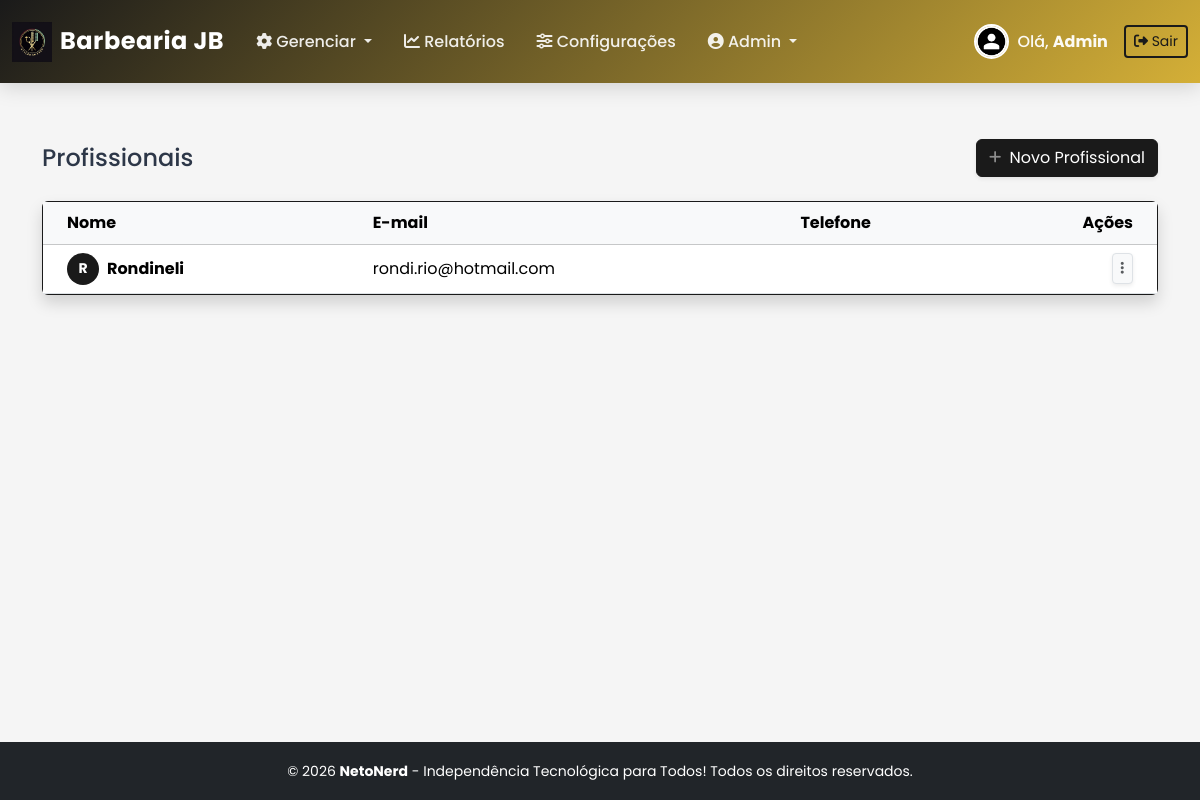
The app's page /admin/manage_profissionais.php (signed in) with its own data.
### tables this page shows
CREATE TABLE `configuracoes` (
  `id` int(11) NOT NULL,
  `horario_abertura` time DEFAULT NULL,
  `horario_fechamento` time DEFAULT NULL,
  `intervalo_slot` int(11) DEFAULT 15,
  `prazo_cancelamento_horas` int(11) DEFAULT 24,
  `agendamento_ativo` tinyint(1) DEFAULT 1,
  `tipo_empresa` enum('barbearia','salao','manicure','estetica') DEFAULT 'barbearia',
  `cor_primaria` varchar(7) DEFAULT '#1a1a1a',
  `cor_secundaria` varchar(7) DEFAULT '#d4af37',
  `logo` varchar(255) DEFAULT NULL,
  `cor_fundo` varchar(7) DEFAULT '#f5f5f5',
  `periodo_pagamento` enum('semanal','quinzenal','mensal') DEFAULT 'semanal',
  `dia_fechamento` int(11) DEFAULT 1 COMMENT 'Dia da semana (1-7) para semanal, dia do mês (1-31) para quinzenal/mensal',
  `controle_horario` tinyint(1) DEFAULT 1 COMMENT 'Bloquear registros fora do horário de funcionamento',
  `aprovar_gorjetas` tinyint(1) DEFAULT 1 COMMENT 'Requer aprovação do admin para gorjetas'
);

CREATE TABLE `usuarios` (
  `id` int(11) NOT NULL,
  `nome` varchar(100) NOT NULL,
  `email` varchar(100) NOT NULL,
  `senha` varchar(255) NOT NULL,
  `tipo` enum('cliente','profissional','admin') NOT NULL,
  `telefone` varchar(20) DEFAULT NULL,
  `foto` varchar(255) DEFAULT NULL,
  `avatar` varchar(255) DEFAULT NULL,
  `bio` text DEFAULT NULL,
  `comissao_padrao` decimal(5,2) DEFAULT NULL,
  `ativo` tinyint(1) DEFAULT 1,
  `created_at` datetime DEFAULT current_timestamp()
);

### includes/auth.php (called while the page is built, shortened)
<?php
function esta_logado() {
    return isset($_SESSION['usuario_id']);
}
?>

### admin/manage_profissionais.php (the view, shortened to what this page needs)
<?php
require_once '../includes/auth.php';
require_once '../includes/db_connect.php';
$profs = $pdo->query("SELECT * FROM usuarios WHERE tipo = 'profissional' AND ativo = 1")->fetchAll();
include '../includes/header.php';
?>
<div class="container-fluid py-4">
    <div class="d-flex justify-content-between align-items-center mb-4">
        <h2 class="h4 mb-0 text-gray-800">Profissionais</h2>
        <a href="manage_profissionais_form.php" class="btn btn-primary shadow-sm">
            <i class="fas fa-plus fa-sm text-white-50 me-1"></i> Novo Profissional
        </a>
    </div>
    <div class="card shadow mb-4">
        <div class="card-body p-0">
            <div class="table-responsive">
                <table class="table table-hover align-middle mb-0">
                    <thead class="table-light">
                        <tr>
                            <th class="ps-4">Nome</th>
                            <th>E-mail</th>
                            <th>Telefone</th>
                            <th class="text-end pe-4">Ações</th>
                        </tr>
                    </thead>
                    <tbody>
                        <?php foreach ($profs as $p): ?>
                        <tr>
                            <td class="ps-4">
                                <div class="d-flex align-items-center">
                                    <div class="avatar-circle me-2 bg-primary text-white">
                                        <?php echo strtoupper(substr($p['nome'], 0, 1)); ?>
                                    </div>
                                    <span class="fw-bold"><?php echo htmlspecialchars($p['nome']); ?></span>
                                </div>
                            </td>
                            <td><?php echo htmlspecialchars($p['email']); ?></td>
                            <td><?php echo $p['telefone'] ?? '<span class="text-muted small">—</span>'; ?></td>
                            <td class="text-end pe-4">
                                <div class="dropdown">
                                    <button class="btn btn-light btn-sm shadow-sm border" type="button" data-bs-toggle="dropdown" aria-expanded="false">
                                        <i class="fas fa-ellipsis-v text-muted"></i>
                                    </button>
                                </div>
                            </td>
                        </tr>
                        <?php endforeach; ?>
                    </tbody>
                </table>
            </div>
        </div>
    </div>
</div>
<?php include '../includes/footer.php'; ?>

### includes/header.php (shortened to what this page needs)
<?php require_once 'auth.php'; require_once 'theme.php'; ?>
<!DOCTYPE html>
<html lang="pt-BR">
<head>
    <link href="https://cdn.jsdelivr.net/npm/bootstrap@5.3.3/dist/css/bootstrap.min.css" rel="stylesheet">
    <link href="https://cdnjs.cloudflare.com/ajax/libs/font-awesome/6.5.0/css/all.min.css" rel="stylesheet">
    <link href="../assets/css/custom.css" rel="stylesheet">
    <link href="../assets/css/components.css" rel="stylesheet">
    <link href="../assets/css/animations.css" rel="stylesheet">
</head>
<body>
<?php if (esta_logado()): ?>
<nav class="navbar navbar-expand-lg navbar-dark navbar-custom">
    <div class="container-fluid">
        <a class="navbar-brand d-flex align-items-center gap-2" href="dashboard.php">
            <?php
            $config_logo = $pdo->query("SELECT logo FROM configuracoes WHERE id = 1")->fetch();
            if (!empty($config_logo['logo'])):
            ?>
                <img src="../assets/img/<?php echo $config_logo['logo']; ?>" alt="Logo" height="40" class="animate-fade-in">
            <?php else: ?>
                <i class="fas fa-cut"></i>
            <?php endif; ?>
            <span>Barbearia JB</span>
        </a>
        <div class="collapse navbar-collapse" id="navbarNav">
            <ul class="navbar-nav me-auto">
                <?php if ($_SESSION['tipo'] === 'cliente'): ?>
                    <li class="nav-item">
                        <a class="nav-link <?php echo basename($_SERVER['PHP_SELF']) === 'dashboard.php' ? 'active' : ''; ?>" href="dashboard.php">
                            <i class="fas fa-home"></i> Feed
                        </a>
                    </li>
                    <li class="nav-item">
                        <a class="nav-link <?php echo basename($_SERVER['PHP_SELF']) === 'agendar.php' ? 'active' : ''; ?>" href="agendar.php">
                            <i class="fas fa-calendar-plus"></i> Agendar
                        </a>
                    </li>
                    <li class="nav-item">
                        <a class="nav-link <?php echo basename($_SERVER['PHP_SELF']) === 'view_agendamentos.php' ? 'active' : ''; ?>" href="view_agendamentos.php">
                            <i class="fas fa-list"></i> Meus Agendamentos
                        </a>
                    </li>
                <?php elseif ($_SESSION['tipo'] === 'admin'): ?>
                    <li class="nav-item dropdown">
                        <a class="nav-link dropdown-toggle" href="#" role="button" data-bs-toggle="dropdown">
                            <i class="fas fa-cog"></i> Gerenciar
                        </a>
                    </li>
                    <li class="nav-item">
                        <a class="nav-link" href="view_reports.php">
                            <i class="fas fa-chart-line"></i> Relatórios
                        </a>
                    </li>
                    <li class="nav-item">
                        <a class="nav-link" href="configuracoes.php">
                            <i class="fas fa-sliders-h"></i> Configurações
                        </a>
                    </li>
                    <li class="nav-item dropdown">
    <a class="nav-link dropdown-toggle" href="#" data-bs-toggle="dropdown">
        <i class="fas fa-user-circle"></i> Admin
    </a>
                </li>
                <?php endif; ?>
            </ul>
            <div class="navbar-text me-3 d-flex align-items-center gap-2">
                <img src="../assets/img/avatars/<?php echo $_SESSION['avatar'] ?? 'default.png'; ?>"
                     alt="Avatar"
                     class="avatar-nav">
                <span class="d-none d-md-inline">
                    Olá, <strong><?php echo explode(' ', $_SESSION['nome'])[0]; ?></strong>
                </span>
            </div>
            <a href="../logout.php" class="btn btn-salao-outline btn-sm">
                <i class="fas fa-sign-out-alt"></i>
                <span class="d-none d-md-inline">Sair</span>
            </a>
        </div>
    </div>
</nav>
<?php endif; ?>
<div class="container container-main animate-fade-in">

### assets/css/custom.css (style rules this page uses)
body { font-family: 'Segoe UI', sans-serif; }
.card { transition: transform .2s; }
.navbar { box-shadow: 0 2px 10px rgba(0,0,0,.1); }
.btn-primary { transition: all .3s; }
:root { --cor-primaria: #1a1a1a; --cor-secundaria: #d4af37; --cor-fundo: #f5f5f5; }
.navbar { background: linear-gradient(135deg, var(--cor-primaria), var(--cor-secundaria)) !important; }
.card { border: 1px solid var(--cor-primaria); box-shadow: 0 4px 12px rgba(0,0,0,0.1); }

### assets/css/components.css (style rules this page uses)
:root { --salao-espacamento: 1.5rem; --salao-radius: 16px; --salao-shadow-sm: 0 2px 8px rgba(0, 0, 0, 0.08); --salao-shadow-md: 0 4px 16px rgba(0, 0, 0, 0.12); --salao-shadow-lg: 0 8px 32px rgba(0, 0, 0, 0.16); --salao-transition: all 0.3s cubic-bezier(0.4, 0, 0.2, 1); }
* { margin: 0; padding: 0; box-sizing: border-box; }
body { font-family: 'Poppins', 'Segoe UI', sans-serif; line-height: 1.6; color: #2d3748; background-color: var(--cor-fundo); }
.btn-salao-outline { background: transparent; border: 2px solid var(--cor-primaria); color: var(--cor-primaria); box-shadow: none; }

### includes/header.php (style rules this page uses)
body { min-height: 100vh; display: flex; flex-direction: column; background: var(--cor-fundo); }
.navbar-custom { background: linear-gradient(135deg, var(--cor-primaria), var(--cor-secundaria)) !important; box-shadow: 0 4px 20px rgba(0, 0, 0, 0.15); padding: 1rem 0; position: sticky; top: 0; z-index: 1030; backdrop-filter: blur(10px); }
.navbar-brand { font-weight: 700; font-size: 1.5rem; letter-spacing: 0.5px; transition: all 0.3s ease; }
.nav-link { color: rgba(255, 255, 255, 0.9) !important; font-weight: 500; padding: 0.5rem 1rem !important; border-radius: 8px; transition: all 0.3s ease; position: relative; }
.navbar-text { color: rgba(255, 255, 255, 0.95) !important; font-weight: 500; display: flex; align-items: center; gap: 0.5rem; }
.avatar-nav { width: 35px; height: 35px; border-radius: 50%; border: 2px solid white; object-fit: cover; transition: all 0.3s ease; }
.container-main { flex: 1; padding: 2rem 0; }

### admin/manage_profissionais.php (style rules this page uses)
.avatar-circle { width: 32px; height: 32px; border-radius: 50%; display: flex; align-items: center; justify-content: center; font-size: 14px; font-weight: bold; }

### records on screen
configuracoes: logo (picture)
usuarios: nome "R", nome "Rondineli", email "rondi.rio@hotmail.com"

### other values on screen
explode(' ', $_SESSION['nome'])[0] "Admin"
